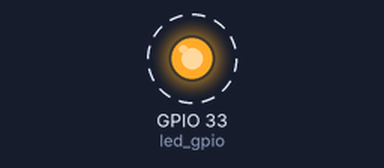
The sketch below on a simulated ESP32. Shown: output pins drawn as LEDs (lit = HIGH). Dashed ring = blinking.

Above: at 0.5 s.
Timing chart, 0 to 4.6 s (numbered marks = the images above):
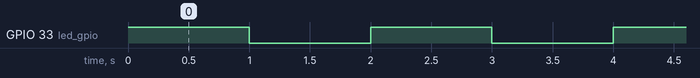

The sketch:

01a_External_Led_Blinking.ino
```cpp
/* Code written by Manan.R.Gandhi
   for esp32 tutorials
 */


const byte led_gpio=33;


void setup() {                         // the setup function runs once when you press reset or power the board

  pinMode(led_gpio, OUTPUT);           // initialize digital pin led_gpio as an output.
}


void loop() {                          // the loop function runs over and over again forever
  digitalWrite(led_gpio, HIGH);        // turn the LED on (HIGH is the voltage level)
  delay(1000);                         // wait for a second
  digitalWrite(led_gpio, LOW);         // turn the LED off by making the voltage LOW
  delay(1000);                         // wait for a second
}
```

Measured:
- by itself, GPIO 33 (led_gpio): alternates HIGH for 1.0 s and LOW for 1.0 s
